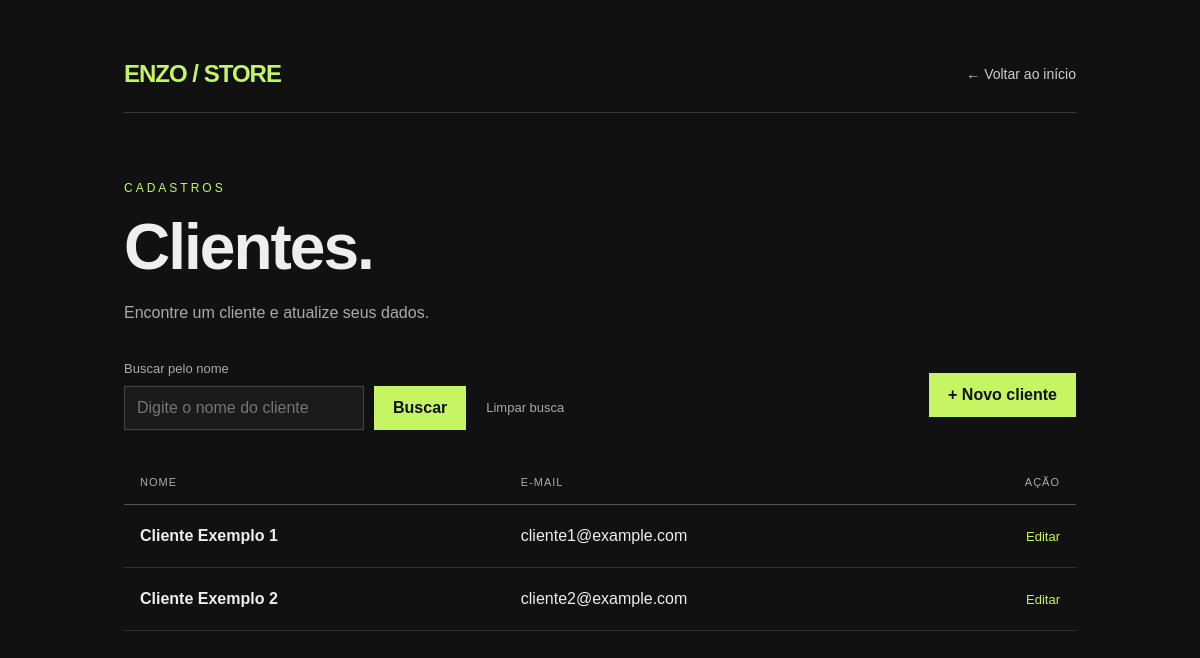
/clientes.php (signed in), run on the app's committed database.
### tables this page shows
CREATE TABLE clientes (
 id INT AUTO_INCREMENT PRIMARY KEY,
 nome VARCHAR(100) NOT NULL,
 email VARCHAR(100) NOT NULL
);

### clientes.php (the view, shortened to what this page needs)
<?php
$busca = trim($_GET["busca"] ?? "");
$termo = "%" . $busca . "%";
$sql = "SELECT * FROM clientes WHERE nome LIKE ? ORDER BY nome";
$stmt = mysqli_prepare($conexao, $sql);
mysqli_stmt_bind_param($stmt, "s", $termo);
mysqli_stmt_execute($stmt);
$resultado = mysqli_stmt_get_result($stmt);
?>
<!DOCTYPE html>
<html lang="pt-br">
<head>
    <link rel="stylesheet" href="estilo.css">
</head>
<body>
    <div class="container">
        <header class="topo">
            <a href="index.php" class="marca">ENZO / STORE</a>
            <a href="index.php" class="voltar">← Voltar ao início</a>
        </header>
        <main>
            <div class="introducao">
                <span class="etiqueta">Cadastros</span>
                <h1>Clientes.</h1>
                <p class="descricao">
                    Encontre um cliente e atualize seus dados.
                </p>
            </div>
            <div class="acoes-estoque">
                <form action="clientes.php" method="GET" class="busca">
                    <label for="busca">Buscar pelo nome</label>
                    <input
                        type="text"
                        id="busca"
                        name="busca"
                        placeholder="Digite o nome do cliente"
                        value="<?php echo htmlspecialchars($busca, ENT_QUOTES, 'UTF-8'); ?>"
                    >
                    <button type="submit" class="botao">Buscar</button>
                    <a href="clientes.php" class="link-discreto">
                        Limpar busca
                    </a>
                </form>
                <a href="cadCliente01.php" class="botao">
                    + Novo cliente
                </a>
            </div>
            <?php if (mysqli_num_rows($resultado) == 0) { ?>
                <p class="vazio">Nenhum cliente encontrado.</p>
            <?php } else { ?>
                <div class="tabela-container">
                    <table class="tabela tabela-clientes">
                        <thead>
                            <tr>
                                <th scope="col">Nome</th>
                                <th scope="col">E-mail</th>
                                <th scope="col">Ação</th>
                            </tr>
                        </thead>
                        <tbody>
                            <?php while ($cliente = mysqli_fetch_assoc($resultado)) { ?>
                                <tr>
                                    <td>
                                        <?php
                                        echo htmlspecialchars(
                                            $cliente["nome"],
                                            ENT_QUOTES,
                                            "UTF-8"
                                        );
                                        ?>
                                    </td>
                                    <td>
                                        <?php
                                        echo htmlspecialchars(
                                            $cliente["email"],
                                            ENT_QUOTES,
                                            "UTF-8"
                                        );
                                        ?>
                                    </td>
                                    <td>
                                        <a
                                            href="editarCliente01.php?id=<?php echo (int) $cliente["id"]; ?>"
                                            class="editar"
                                        >
                                            Editar
                                        </a>
                                    </td>
                                </tr>
                            <?php } ?>
                        </tbody>
                    </table>
                </div>
            <?php } ?>
        </main>
    </div>
</body>
</html>

### estilo.css (style rules this page uses)
* { box-sizing: border-box; }
body { margin: 0; background: #111111; color: #eeeeee; font-family: Arial, sans-serif; }
.container { max-width: 1000px; margin: 0 auto; padding: 60px 24px; }
.topo { display: flex; justify-content: space-between; align-items: center; gap: 20px; padding-bottom: 24px; border-bottom: 1px solid #383838; }
.marca { color: #c5f563; font-size: 24px; font-weight: bold; letter-spacing: -1px; text-decoration: none; }
.introducao { margin: 65px 0 35px; }
.etiqueta { color: #c5f563; font-size: 12px; letter-spacing: 3px; text-transform: uppercase; }
h1 { margin: 14px 0; font-size: clamp(38px, 7vw, 64px); letter-spacing: -2px; }
.descricao { color: #aaaaaa; line-height: 1.6; }
.voltar { color: #cccccc; font-size: 14px; text-decoration: none; }
.acoes-estoque { display: flex; justify-content: space-between; align-items: center; flex-wrap: wrap; gap: 20px; margin-bottom: 30px; }
.busca { display: flex; align-items: center; flex-wrap: wrap; gap: 10px; }
.busca label { width: 100%; color: #aaaaaa; font-size: 13px; }
.busca input { width: 240px; max-width: 100%; padding: 12px; border: 1px solid #444444; border-radius: 0; background: #1b1b1b; color: #eeeeee; font: inherit; }
.botao { display: inline-block; padding: 12px 18px; border: 1px solid #c5f563; background: #c5f563; color: #111111; font: inherit; font-weight: bold; text-decoration: none; cursor: pointer; }
.link-discreto { padding: 10px; color: #aaaaaa; font-size: 13px; text-decoration: none; }
.tabela-container { overflow-x: auto; }
.tabela { width: 100%; border-collapse: collapse; text-align: left; }
.tabela th { padding: 16px; border-bottom: 1px solid #555555; color: #aaaaaa; font-size: 11px; font-weight: normal; letter-spacing: 1px; text-transform: uppercase; }
.tabela td { padding: 22px 16px; border-bottom: 1px solid #303030; }
.editar { color: #c5f563; font-size: 13px; text-decoration: none; }
.tabela-clientes { min-width: 560px; table-layout: fixed; }
.tabela-clientes th:nth-child(1) { width: 40%; }
.tabela-clientes th:nth-child(2) { width: 45%; }
.tabela-clientes th:nth-child(3) { width: 15%; }
.tabela-clientes td { overflow-wrap: anywhere; }
.tabela-clientes td:first-child { font-weight: bold; }
.tabela-clientes th:last-child, .tabela-clientes td:last-child { text-align: right; }

### data on the page
clientes: nome "Cliente Exemplo 1", email "cliente1@example.com"
clientes: nome "Cliente Exemplo 2", email "cliente2@example.com"
